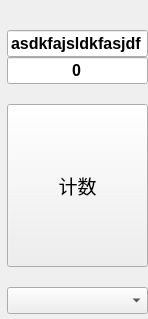
<?xml version="1.0" encoding="UTF-8"?>
<ui version="4.0">
 <class>CounterCell</class>
 <widget class="QWidget" name="CounterCell">
  <property name="geometry">
   <rect>
    <x>0</x>
    <y>0</y>
    <width>148</width>
    <height>319</height>
   </rect>
  </property>
  <property name="sizePolicy">
   <sizepolicy hsizetype="Preferred" vsizetype="Expanding">
    <horstretch>0</horstretch>
    <verstretch>0</verstretch>
   </sizepolicy>
  </property>
  <property name="windowTitle">
   <string>Form</string>
  </property>
  <layout class="QGridLayout" name="gridLayout">
   <property name="leftMargin">
    <number>0</number>
   </property>
   <property name="topMargin">
    <number>0</number>
   </property>
   <property name="rightMargin">
    <number>0</number>
   </property>
   <property name="bottomMargin">
    <number>0</number>
   </property>
   <property name="spacing">
    <number>0</number>
   </property>
   <item row="1" column="1" rowspan="2">
    <layout class="QVBoxLayout" name="verticalLayout">
     <item>
      <widget class="QLineEdit" name="NameLine">
       <property name="font">
        <font>
         <pointsize>12</pointsize>
         <weight>75</weight>
         <bold>true</bold>
        </font>
       </property>
       <property name="text">
        <string>asdkfajsldkfasjdf</string>
       </property>
       <property name="alignment">
        <set>Qt::AlignCenter</set>
       </property>
      </widget>
     </item>
     <item>
      <widget class="QLineEdit" name="CountLine">
       <property name="font">
        <font>
         <pointsize>12</pointsize>
         <weight>75</weight>
         <bold>true</bold>
        </font>
       </property>
       <property name="text">
        <string>0</string>
       </property>
       <property name="alignment">
        <set>Qt::AlignCenter</set>
       </property>
      </widget>
     </item>
     <item>
      <widget class="QPushButton" name="CountButton">
       <property name="sizePolicy">
        <sizepolicy hsizetype="Minimum" vsizetype="MinimumExpanding">
         <horstretch>0</horstretch>
         <verstretch>0</verstretch>
        </sizepolicy>
       </property>
       <property name="font">
        <font>
         <pointsize>14</pointsize>
        </font>
       </property>
       <property name="styleSheet">
        <string notr="true">QPushButton { margin: 20px 0px 20px 0px }</string>
       </property>
       <property name="text">
        <string>计数</string>
       </property>
      </widget>
     </item>
     <item>
      <widget class="QComboBox" name="DateBox">
       <property name="font">
        <font>
         <pointsize>14</pointsize>
        </font>
       </property>
       <property name="styleSheet">
        <string notr="true">QComboBox { margin-bottom: 5px }</string>
       </property>
      </widget>
     </item>
    </layout>
   </item>
   <item row="0" column="0">
    <widget class="QLabel" name="CloseButton">
     <property name="sizePolicy">
      <sizepolicy hsizetype="Fixed" vsizetype="Fixed">
       <horstretch>0</horstretch>
       <verstretch>0</verstretch>
      </sizepolicy>
     </property>
     <property name="maximumSize">
      <size>
       <width>30</width>
       <height>30</height>
      </size>
     </property>
     <property name="text">
      <string/>
     </property>
     <property name="pixmap">
      <pixmap resource="resources.qrc">:/cross.png</pixmap>
     </property>
     <property name="scaledContents">
      <bool>true</bool>
     </property>
    </widget>
   </item>
  </layout>
 </widget>
 <resources>
  <include location="resources.qrc"/>
 </resources>
 <connections/>
</ui>
